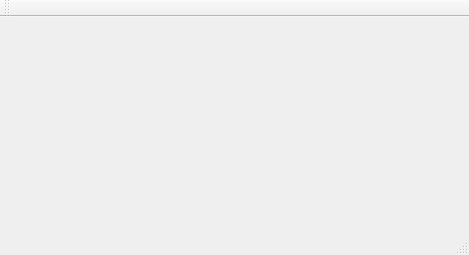
<?xml version="1.0" encoding="UTF-8"?>
<ui version="4.0">
 <class>View</class>
 <widget class="QMainWindow" name="View">
  <property name="geometry">
   <rect>
    <x>0</x>
    <y>0</y>
    <width>469</width>
    <height>255</height>
   </rect>
  </property>
  <property name="windowTitle">
   <string>View</string>
  </property>
  <widget class="QWidget" name="centralWidget"/>
  <widget class="QMenuBar" name="menuBar">
   <property name="geometry">
    <rect>
     <x>0</x>
     <y>0</y>
     <width>469</width>
     <height>22</height>
    </rect>
   </property>
  </widget>
  <widget class="QToolBar" name="mainToolBar">
   <attribute name="toolBarArea">
    <enum>TopToolBarArea</enum>
   </attribute>
   <attribute name="toolBarBreak">
    <bool>false</bool>
   </attribute>
  </widget>
  <widget class="QStatusBar" name="statusBar"/>
 </widget>
 <layoutdefault spacing="6" margin="11"/>
 <resources/>
 <connections/>
</ui>
